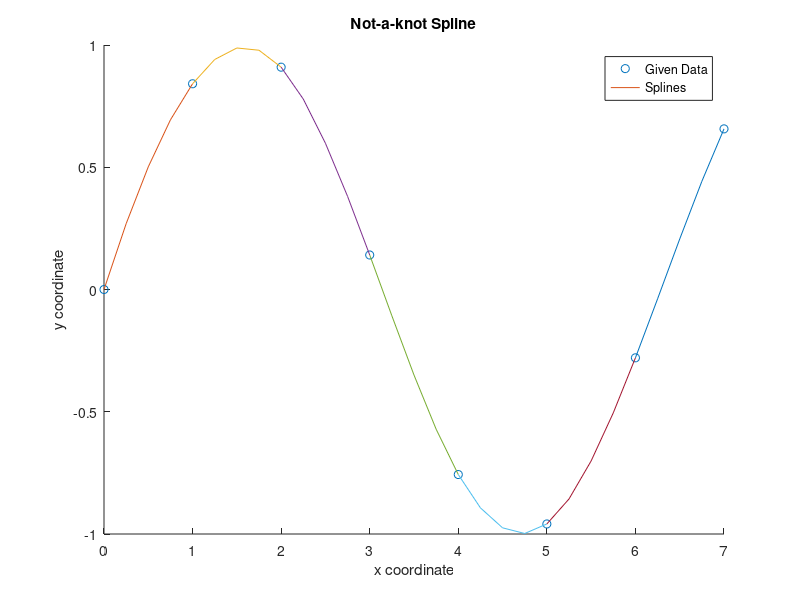

Here is the MATLAB script that generated this plot:
clear;
close all;
format long;
% determine data points
X = 0 : 7;
Y = sin(X);

n = length(X);

A = zeros(n);
b = zeros(n, 1);
% s for coefficients
s = zeros(n - 1);

% spacing between the points
h = X(2 : n) - X(1 : n - 1);
% slope
d = (Y(2 : n) - Y(1 : n - 1))./h;

% for natural spline, second derivatives are zero at endpoints
% A(1, 1) = 1;
% A(n, n) = 1;

% for not-a-knot spline, second derivatives are zero at endpoints
A(1, 1) = h(2);
A(1, 2) = - (h(1) + h(2));
A(1, 3) = h(1);
A(n, n - 2) = h(n - 1);
A(n, n - 1) = - (h(n - 2) + h(n - 1));
A(n, n) = h(1);

% set up the equations for the second derivatives, m(i)
for i = 2 : n - 1
    A(i, i - 1) = h(i - 1);
    A(i, i) = 2 * (h(i - 1) + h(i));
    A(i, i + 1) = h(i);
    b(i) = 6 * (d(i) - d(i - 1));
end

% second derivatives
m = A\b;

% solve for coefficients of splines
% # of cubic splines = # of points - 1
for i = 1 : n - 1
    s(i, 1) = Y(i);
    s(i, 2) = d(i) - h(i) / 6 * (2 * m(i) + m(i + 1));
    s(i, 3) = m(i) / 2;
    s(i, 4) = (m(i + 1) - m(i)) / (6 * h(i));
end


%-------------------- Plot the figure --------------------%
hold on;

% Plot data points
plot(X, Y, 'o');

% Plot the estimated line
for i = 1 : n - 1
    x = X(i) : 0.25 : X(i + 1);
    y = @(x, i) s(i, 1) + s(i, 2) * (x - X(i)) + s(i, 3) * (x - X(i)).^ 2 + s(i, 4) * (x - X(i)).^ 3;
    plot(x, y(x, i));
end

% Config of figure
title('Not-a-knot Spline');
xlabel('x coordinate')
ylabel('y coordinate')
legend('Given Data', 'Splines', 'location', 'best');